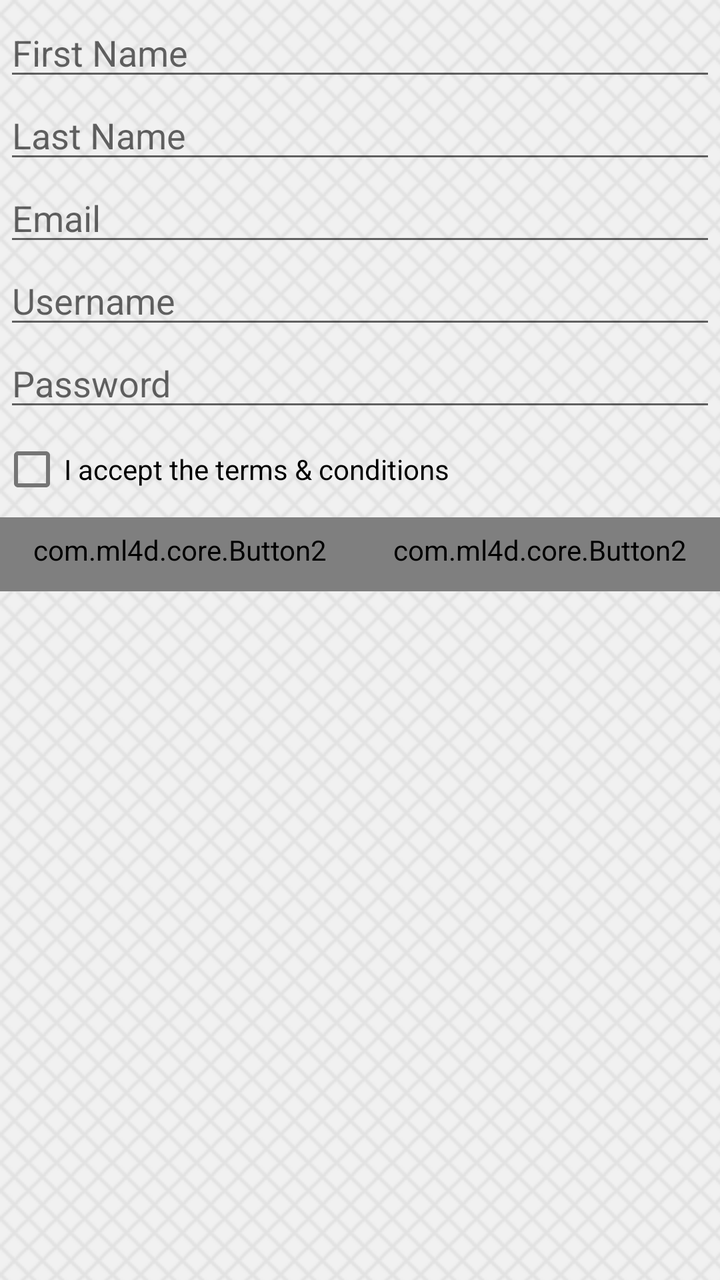
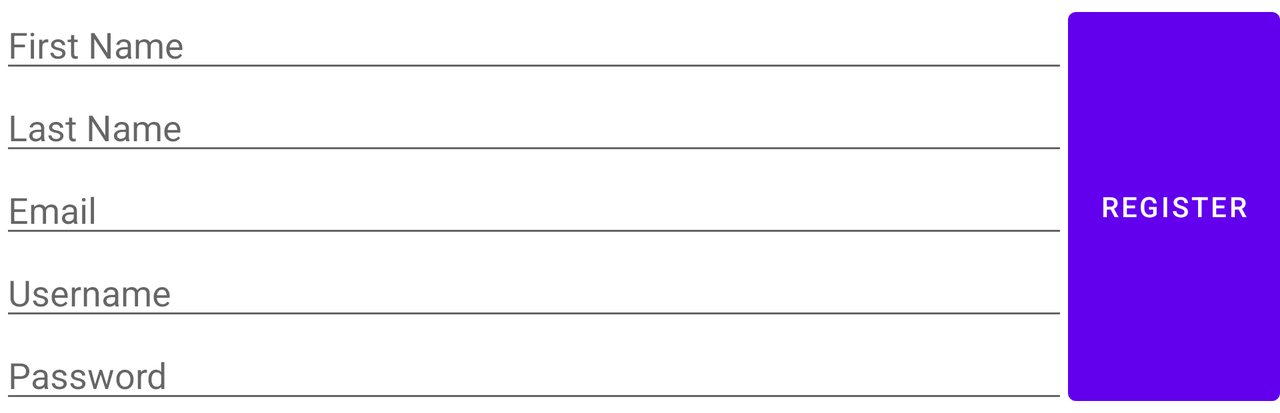

An Android layout and its configuration variant, each rendered on a device that would load it. The default file and the variant file are quoted in full after the pictures.
<!-- AndroidManifest.xml: fallback theme Theme.MaterialComponents.DayNight.NoActionBar -->
<!-- res/layout/register.xml -->
<?xml version="1.0" encoding="utf-8"?>
<LinearLayout xmlns:android="http://schemas.android.com/apk/res/android"
    android:orientation="horizontal"
    android:layout_width="fill_parent"
    android:layout_height="fill_parent"
    android:background="@drawable/activity_background">
    
	<LinearLayout xmlns:android="http://schemas.android.com/apk/res/android"
	    android:orientation="vertical"
	    android:layout_width="fill_parent"
	    android:layout_height="wrap_content"
	    android:layout_gravity="top">
	    
	    <EditText
			android:layout_marginTop="4dp"
			android:layout_marginLeft="2dp"
			android:layout_marginRight="2dp"
			android:inputType="text|textNoSuggestions|textCapWords|textPersonName"
			android:layout_width="fill_parent"
			android:layout_height="wrap_content"
			android:id="@+id/register_edittext_first_name"
			android:hint="@string/register_hint_first_name"
			android:freezesText="true">
	    </EditText>
	    <EditText
			android:layout_marginLeft="2dp"
			android:layout_marginRight="2dp"
			android:inputType="text|textNoSuggestions|textCapWords|textPersonName"
			android:layout_width="fill_parent"
			android:layout_height="wrap_content"
			android:id="@+id/register_edittext_last_name"
			android:hint="@string/register_hint_last_name"
			android:freezesText="true">
	    </EditText>
	    <EditText
			android:layout_marginLeft="2dp"
			android:layout_marginRight="2dp"
			android:inputType="text|textNoSuggestions|textEmailAddress"
			android:layout_width="fill_parent"
			android:layout_height="wrap_content"
			android:id="@+id/register_edittext_email"
			android:hint="@string/register_hint_email"
			android:freezesText="true">
	    </EditText>
	    <EditText
			android:layout_marginLeft="2dp"
			android:layout_marginRight="2dp"
			android:inputType="text|textNoSuggestions"
			android:layout_width="fill_parent"
			android:layout_height="wrap_content"
			android:id="@+id/register_edittext_username"
			android:hint="@string/register_hint_username"
			android:freezesText="true">
	    </EditText>
	    <EditText
            android:layout_marginLeft="2dp"
            android:layout_marginRight="2dp"
            android:inputType="text|textNoSuggestions|textVisiblePassword"
	    	android:layout_width="fill_parent"
	    	android:layout_height="wrap_content"
	    	android:id="@+id/register_edittext_password"
	    	android:hint="@string/register_hint_password"
	    	android:password="true"
	    	android:freezesText="true">
	    </EditText>
	    
		<CheckBox 
			android:id="@+id/register_checkbox_terms"
			android:layout_width="wrap_content"
			android:layout_height="wrap_content"
			android:textColor="#000000"
			android:text="@string/register_checkbox_terms_label" />
			
        <LinearLayout 
			android:orientation="horizontal"
			android:layout_height="wrap_content"
			android:layout_width="fill_parent"
			android:weightSum="2">

	        <com.ml4d.core.Button2
	            android:layout_weight="1"
	            android:layout_width="0dp"
	            android:layout_height="wrap_content"
	            android:text="@string/register_view_terms_and_conditions_button_label"
	            android:id="@+id/register_view_terms_and_conditions_button"
	            style="@style/Widget.Button.OHOW.Important"/>
	
	        <com.ml4d.core.Button2
	            android:layout_weight="1"
	            android:layout_width="0dp"
	            android:layout_height="wrap_content"
	            android:text="@string/register_button_label"
	            android:id="@+id/register_register_button"
	            style="@style/Widget.Button.OHOW.Important"/>
            
        </LinearLayout>
        
	</LinearLayout>
</LinearLayout>
<!-- resources referenced by this layout -->
<resources>
  <!-- drawable activity_background (drawable) -->
  <?xml version="1.0" encoding="utf-8"?>
  <bitmap 
      xmlns:android="http://schemas.android.com/apk/res/android"
      android:src="@drawable/hatch" 
      android:tileMode="repeat" />
  <string name="register_button_label">Register</string>
  <string name="register_checkbox_terms_label">I accept the terms &amp; conditions</string>
  <string name="register_hint_email">Email</string>
  <string name="register_hint_first_name">First Name</string>
  <string name="register_hint_last_name">Last Name</string>
  <string name="register_hint_password">Password</string>
  <string name="register_hint_username">Username</string>
  <string name="register_view_terms_and_conditions_button_label">View Terms and Conditions</string>
  <style name="Widget.Button.OHOW.Important" parent="Widget.Button">
  
  	    <item name="android:textSize">40dp</item>
  		<item name="font_asset_name">fonts/BebasNeue.otf</item>
  
      </style>
  <!-- drawable hatch: png bitmap (drawable, 306 bytes) -->
  <style name="Widget.Button">
          <item name="android:background">@drawable/btn_default</item>
          <item name="android:focusable">true</item>
          <item name="android:clickable">true</item>
          <item name="android:textAppearance">?android:attr/textAppearanceSmallInverse</item>
          <item name="android:textColor">@android:color/white</item>
          <item name="android:gravity">center_vertical|center_horizontal</item>
      </style>
  <!-- drawable btn_default (drawable) -->
  <?xml version="1.0" encoding="utf-8"?>
  <selector xmlns:android="http://schemas.android.com/apk/res/android">
      <item android:state_window_focused="false" android:state_enabled="true"
          android:drawable="@drawable/btn_default_normal" />
      <item android:state_window_focused="false" android:state_enabled="false"
          android:drawable="@drawable/btn_default_normal_disable" />
      <item android:state_pressed="true" 
          android:drawable="@drawable/btn_default_pressed" />
      <item android:state_focused="true" android:state_enabled="true"
          android:drawable="@drawable/btn_default_selected" />
      <item android:state_enabled="true"
          android:drawable="@drawable/btn_default_normal" />
      <item android:state_focused="true"
          android:drawable="@drawable/btn_default_normal_disable_focused" />
      <item
           android:drawable="@drawable/btn_default_normal_disable" />
  </selector>
  <!-- drawable btn_default_normal: png bitmap (drawable-hdpi, 425 bytes) -->
  <!-- drawable btn_default_normal_disable: png bitmap (drawable-hdpi, 389 bytes) -->
  <!-- drawable btn_default_pressed: png bitmap (drawable-hdpi, 447 bytes) -->
  <!-- drawable btn_default_selected: png bitmap (drawable-hdpi, 1017 bytes) -->
  <!-- drawable btn_default_normal_disable_focused: png bitmap (drawable-hdpi, 434 bytes) -->
</resources>
<!-- res/layout-land/register.xml (the repository's variant of the layout above) -->
<!-- drawn on the phone turned sideways -->
<?xml version="1.0" encoding="utf-8"?>
<LinearLayout xmlns:android="http://schemas.android.com/apk/res/android"
    android:orientation="horizontal"
    android:layout_width="fill_parent"
    android:layout_height="wrap_content"
    android:layout_gravity="center">
    
	<LinearLayout xmlns:android="http://schemas.android.com/apk/res/android"
	    android:orientation="vertical"
	    android:layout_width="fill_parent"
	    android:layout_height="wrap_content"
	    android:layout_weight="1">
	    
	    <EditText
	    	android:inputType="text|textNoSuggestions|textCapWords|textPersonName"
	    	android:layout_width="fill_parent"
	    	android:layout_height="wrap_content"
	    	android:id="@+id/register_edittext_first_name"
	    	android:hint="@string/register_hint_first_name"
	    	android:freezesText="true">
	    </EditText>
	    <EditText
	    	android:inputType="text|textNoSuggestions|textCapWords|textPersonName"
	    	android:layout_width="fill_parent"
	    	android:layout_height="wrap_content"
	    	android:id="@+id/register_edittext_last_name"
	    	android:hint="@string/register_hint_last_name"
	    	android:freezesText="true">
	    </EditText>
	    <EditText
	    	android:inputType="text|textNoSuggestions|textEmailAddress"
	    	android:layout_width="fill_parent"
	    	android:layout_height="wrap_content"
	    	android:id="@+id/register_edittext_email"
	    	android:hint="@string/register_hint_email"
	    	android:freezesText="true">
	    </EditText>
	    <EditText
	    	android:inputType="text|textNoSuggestions"
	    	android:layout_width="fill_parent"
	    	android:layout_height="wrap_content"
	    	android:id="@+id/register_edittext_username"
	    	android:hint="@string/register_hint_username"
	    	android:freezesText="true">
	    </EditText>
	    <EditText
	    	android:inputType="text|textNoSuggestions|textVisiblePassword"
	    	android:layout_width="fill_parent"
	    	android:layout_height="wrap_content"
	    	android:id="@+id/register_edittext_password"
	    	android:hint="@string/register_hint_password"
	    	android:password="true"
	    	android:freezesText="true">
	    </EditText>

	</LinearLayout>

	<Button
		android:layout_gravity="bottom"
		android:layout_width="wrap_content"
		android:layout_height="fill_parent"
		android:text="@string/register_button_label"
		android:id="@+id/register_register_button"
		>
	</Button>
	
</LinearLayout>
<!-- resources referenced by the variant -->
<!-- as the phone turned sideways resolves them -->
<resources>
  <string name="register_button_label">Register</string>
  <string name="register_hint_email">Email</string>
  <string name="register_hint_first_name">First Name</string>
  <string name="register_hint_last_name">Last Name</string>
  <string name="register_hint_password">Password</string>
  <string name="register_hint_username">Username</string>
</resources>
